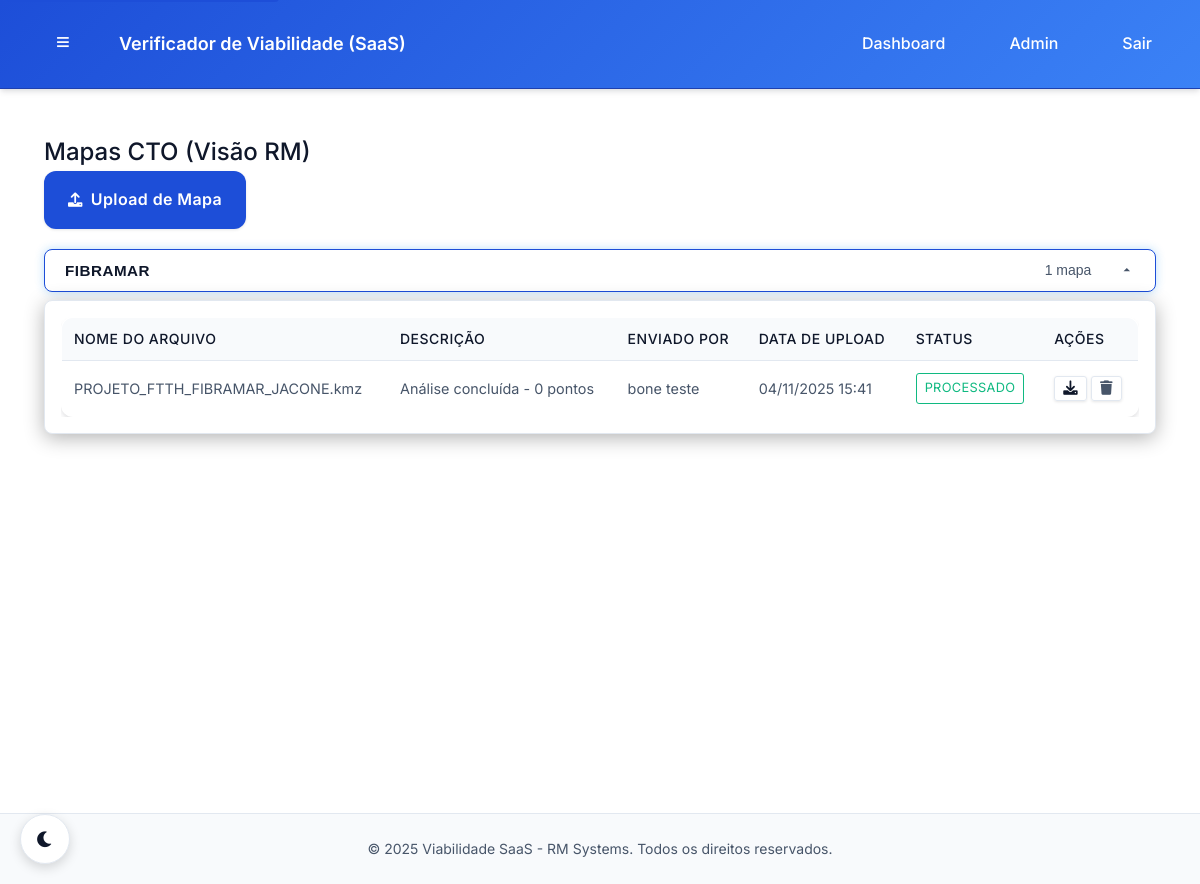
Page /rm/mapas/ (signed in) on the earlier database version.
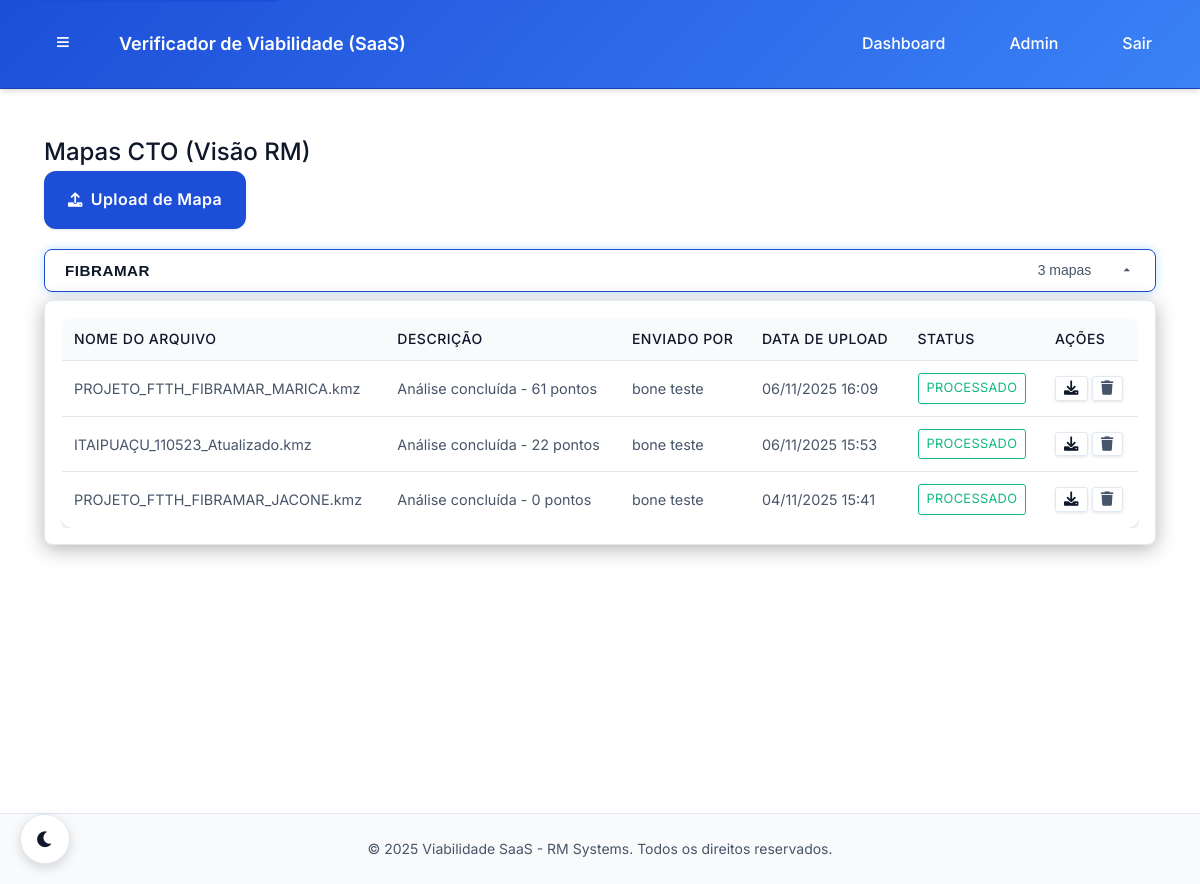
Same page on the later database version.
### core/models.py (models this page shows, shortened)
class Company(models.Model):
    name = models.CharField(max_length=200, verbose_name="Nome da Empresa")
    slug = models.SlugField(max_length=200, unique=True, verbose_name="Slug", help_text="URL amigável para a empresa")
    cnpj = models.CharField(max_length=18, unique=True, verbose_name="CNPJ")
    email = models.EmailField(verbose_name="E-mail da Empresa")
    phone = models.CharField(max_length=20, blank=True, verbose_name="Telefone")
    address = models.TextField(blank=True, verbose_name="Endereço")
    is_active = models.BooleanField(default=True, verbose_name="Ativa")
    created_at = models.DateTimeField(auto_now_add=True, verbose_name="Criada em")
    updated_at = models.DateTimeField(auto_now=True, verbose_name="Atualizada em")
    class Meta:
        verbose_name = "Empresa"
        verbose_name_plural = "Empresas"
        ordering = ['name']

class CTOMapFile(models.Model):
    FILE_TYPES = [
        ('kml', 'KML'),
        ('kmz', 'KMZ'),
        ('csv', 'CSV'),
        ('xls', 'XLS'),
        ('xlsx', 'XLSX'),
    ]
    PROCESSING_STATUS = [
        ('pending', 'Pendente'),
        ('processing', 'Processando'),
        ('completed', 'Concluído'),
        ('failed', 'Falhou'),
    ]
    file = models.FileField(upload_to="cto_maps/", verbose_name="Arquivo")
    description = models.CharField(max_length=255, blank=True, verbose_name="Descrição")
    file_type = models.CharField(max_length=10, choices=FILE_TYPES, default='csv', verbose_name="Tipo de Arquivo")
    company = models.ForeignKey(
        Company,
        on_delete=models.CASCADE,
        related_name='cto_maps',
        verbose_name="Empresa"
    )
    uploaded_by = models.ForeignKey(
        CustomUser,
        on_delete=models.CASCADE,
        related_name='uploaded_maps',
        verbose_name="Enviado por"
    )
    uploaded_at = models.DateTimeField(auto_now_add=True, verbose_name="Enviado em")
    processing_status = models.CharField(
        max_length=20,
        choices=PROCESSING_STATUS,
        default='pending',
        verbose_name="Status de Processamento"
    )
    is_processed = models.BooleanField(default=False, verbose_name="Processado")
    processed_at = models.DateTimeField(null=True, blank=True, verbose_name="Processado em")
    analysis_id = models.CharField(max_length=100, blank=True, verbose_name="ID da Análise")
    viability_score = models.IntegerField(null=True, blank=True, verbose_name="Score de Viabilidade")
    processing_time = models.FloatField(null=True, blank=True, verbose_name="Tempo de Processamento (s)")
    analysis_results = models.JSONField(default=dict, blank=True, verbose_name="Resultados da Análise")
    issues_found = models.JSONField(default=list, blank=True, verbose_name="Problemas Encontrados")
    recommendations = models.JSONField(default=list, blank=True, verbose_name="Recomendações")
    file_size = models.BigIntegerField(null=True, blank=True, verbose_name="Tamanho do Arquivo (bytes)")
    coordinates_count = models.IntegerField(null=True, blank=True, verbose_name="Número de Coordenadas")
    updated_at = models.DateTimeField(auto_now=True, verbose_name="Atualizado em")
    class Meta:
        verbose_name = "Mapa CTO"
        verbose_name_plural = "Mapas CTO"
        ordering = ['-uploaded_at']
        indexes = [
            models.Index(fields=['company', 'processing_status']),
            models.Index(fields=['uploaded_by', 'uploaded_at']),
            models.Index(fields=['file_type', 'is_processed']),
        ]
    @property
    def file_name(self):
        return os.path.basename(self.file.name) if self.file else ""

class CustomUser(AbstractUser):
    USER_ROLES = [
        ('RM', 'Administrador RM'),  # Você e o Bone
        ('COMPANY_ADMIN', 'Administrador da Empresa'),  # Admin da empresa cliente
        ('COMPANY_USER', 'Usuário da Empresa'),  # Usuário comum da empresa
    ]
    role = models.CharField(
        max_length=20,
        choices=USER_ROLES,
        default='COMPANY_USER',
        verbose_name="Função"
    )
    company = models.ForeignKey(
        Company,
        on_delete=models.CASCADE,
        null=True,
        blank=True,
        related_name='users',
        verbose_name="Empresa"
    )
    phone = models.CharField(max_length=20, blank=True, verbose_name="Telefone")
    created_at = models.DateTimeField(auto_now_add=True, verbose_name="Criado em")
    updated_at = models.DateTimeField(auto_now=True, verbose_name="Atualizado em")
    class Meta:
        verbose_name = "Usuário"
        verbose_name_plural = "Usuários"
    @property
    def is_rm_admin(self):
        return self.role == 'RM' or self.is_superuser
    @property
    def is_company_admin(self):
        return self.role == 'COMPANY_ADMIN'
    def get_full_name(self):
        if self.first_name and self.last_name:
            return f"{self.first_name} {self.last_name}"
        return self.username

### core/views.py (the view)
@login_required
@rm_admin_required
def rm_map_list(request):
    from django.db.models import Count, Prefetch
    companies = Company.objects.annotate(
        map_count=Count('cto_maps')
    ).filter(map_count__gt=0).order_by('name')
    companies_with_maps = []
    for company in companies:
        maps = CTOMapFile.objects.filter(company=company).select_related(
            'uploaded_by'
        ).order_by('-uploaded_at')
        companies_with_maps.append({
            'company': company,
            'maps': maps,
            'count': maps.count()
        })
    companies_without_maps = Company.objects.annotate(
        map_count=Count('cto_maps')
    ).filter(map_count=0).order_by('name')
    context = {
        'companies_with_maps': companies_with_maps,
        'companies_without_maps': companies_without_maps,
        'total_companies': len(companies_with_maps),
    }
    return render(request, 'rm/maps/list.html', context)

### core/permissions.py (called while the page is built)
def is_rm_admin(user):
    return user.is_authenticated and user.is_rm_admin

### templates/rm/maps/list.html (shortened to what the changed rows need)
{% extends 'base.html' %}
{% load static %}
{% block content %}
<div class="container-fluid">
    <div class="row">
        <div class="col-12">
            <div class="d-flex justify-content-between align-items-center mb-4">
                <h2>Mapas CTO (Visão RM)</h2>
            </div>
            {% if companies_with_maps %}
            <div class="dropdowns-container">
                {% for item in companies_with_maps %}
                <div class="dropdown-wrapper {% if forloop.first %}active{% endif %}">
                    <button class="dropdown-trigger" type="button">
                        <div class="company-info">
                            <span class="company-name">{{ item.company.name }}</span>
                            <span class="map-count-badge">{{ item.count }} mapa{{ item.count|pluralize }}</span>
                        </div>
                        <svg class="chevron-icon" viewBox="0 0 24 24" width="16" height="16">
                            <path d="M7 10l5 5 5-5z" fill="currentColor"></path>
                        </svg>
                    </button>
                    <div class="dropdown-menu">
                        <div class="dropdown-body">
                            <div class="table-responsive">
                                <table class="table">
                                    <thead>
                                        <tr>
                                            <th>Nome do Arquivo</th>
                                            <th>Descrição</th>
                                            <th>Enviado por</th>
                                            <th>Data de Upload</th>
                                            <th>Status</th>
                                            <th>Ações</th>
                                        </tr>
                                    </thead>
                                    <tbody>
                                        {% for map in item.maps %}
                                        <tr>
                                            <td>{{ map.file_name }}</td>
                                            <td>{{ map.description|default:"-" }}</td>
                                            <td>{{ map.uploaded_by.get_full_name|default:map.uploaded_by.username }}</td>
                                            <td>{{ map.uploaded_at|date:"d/m/Y H:i" }}</td>
                                            <td>
                                                <span class="badge {% if map.is_processed %}badge-success{% else %}badge-secondary{% endif %}">
                                                    {% if map.is_processed %}Processado{% else %}Pendente{% endif %}
                                                </span>
                                            </td>
                                            <td>
                                                <a href="{% url 'rm:map_download' map.id %}"
                                                   class="btn btn-sm btn-outline-primary me-2"
                                                   title="Download">
                                                    <i class="fas fa-download"></i>
                                                </a>
                                                <button type="button"
                                                        class="btn btn-sm btn-outline-danger js-delete-map"
                                                        data-map-id="{{ map.id }}"
                                                        title="Excluir">
                                                    <i class="fas fa-trash"></i>
                                                </button>
                                            </td>
                                        </tr>
                                        {% endfor %}
                                    </tbody>
                                </table>
                            </div>
                        </div>
                    </div>
                </div>
                {% endfor %}
            </div>
            {% endif %}
        </div>
    </div>
</div>
{% endblock %}

Differences in the rows shown:
computed for Company "FIBRAMAR": count "1" → "3"
added CTOMapFile: file_name "PROJETO_FTTH_FIBRAMAR_MARICA.kmz", description "Análise concluída - 61 pontos", uploaded_by.get_full_name "bone teste", uploaded_at "06/11/2025 16:09", is_processed "PROCESSADO"
added CTOMapFile: file_name "ITAIPUAÇU_110523_Atualizado.kmz", description "Análise concluída - 22 pontos", uploaded_by.get_full_name "bone teste", uploaded_at "06/11/2025 15:53", is_processed "PROCESSADO"
